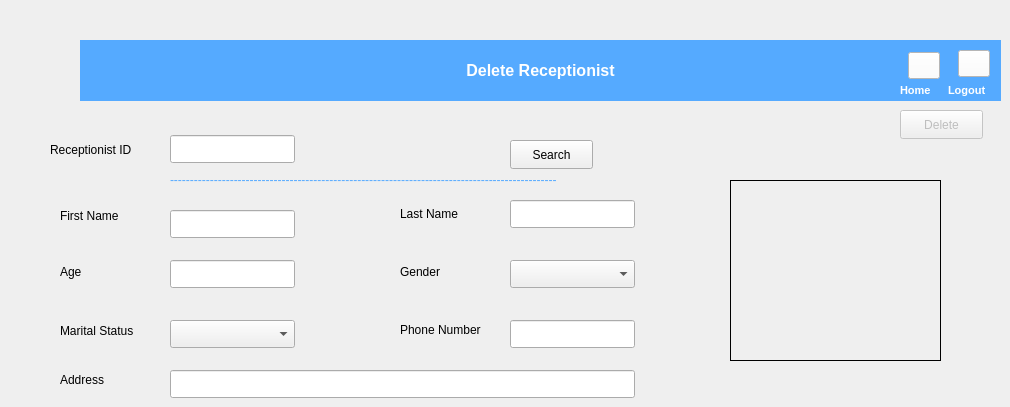
   <widget class="QWidget" name="tab_2">
    <attribute name="title">
     <string>Delete Receptionist</string>
    </attribute>
    <widget class="QLabel" name="label_15">
     <property name="geometry">
      <rect>
       <x>400</x>
       <y>200</y>
       <width>70</width>
       <height>28</height>
      </rect>
     </property>
     <property name="text">
      <string>Last Name</string>
     </property>
    </widget>
    <widget class="QLineEdit" name="receptionist_last_name_3">
     <property name="geometry">
      <rect>
       <x>510</x>
       <y>200</y>
       <width>125</width>
       <height>28</height>
      </rect>
     </property>
    </widget>
    <widget class="QLineEdit" name="receptionist_id_3">
     <property name="geometry">
      <rect>
       <x>170</x>
       <y>135</y>
       <width>125</width>
       <height>28</height>
      </rect>
     </property>
    </widget>
    <widget class="QLineEdit" name="receptionist_first_name_3">
     <property name="geometry">
      <rect>
       <x>170</x>
       <y>210</y>
       <width>125</width>
       <height>28</height>
      </rect>
     </property>
    </widget>
    <widget class="QPushButton" name="search_pushButton_3">
     <property name="geometry">
      <rect>
       <x>510</x>
       <y>140</y>
       <width>83</width>
       <height>29</height>
      </rect>
     </property>
     <property name="text">
      <string>Search</string>
     </property>
    </widget>
    <widget class="QLabel" name="label_16">
     <property name="geometry">
      <rect>
       <x>60</x>
       <y>370</y>
       <width>63</width>
       <height>20</height>
      </rect>
     </property>
     <property name="text">
      <string>Address</string>
     </property>
    </widget>
    <widget class="QLabel" name="label_19">
     <property name="geometry">
      <rect>
       <x>60</x>
       <y>202</y>
       <width>71</width>
       <height>28</height>
      </rect>
     </property>
     <property name="text">
      <string>First Name</string>
     </property>
    </widget>
    <widget class="QLabel" name="label_20">
     <property name="geometry">
      <rect>
       <x>400</x>
       <y>262</y>
       <width>63</width>
       <height>20</height>
      </rect>
     </property>
     <property name="text">
      <string>Gender</string>
     </property>
    </widget>
    <widget class="QLabel" name="label_21">
     <property name="geometry">
      <rect>
       <x>60</x>
       <y>262</y>
       <width>63</width>
       <height>20</height>
      </rect>
     </property>
     <property name="text">
      <string>Age</string>
     </property>
    </widget>
    <widget class="QComboBox" name="receptionist_gender_3">
     <property name="geometry">
      <rect>
       <x>510</x>
       <y>260</y>
       <width>125</width>
       <height>28</height>
      </rect>
     </property>
     <property name="currentIndex">
      <number>-1</number>
     </property>
     <item>
      <property name="text">
       <string>Male</string>
      </property>
     </item>
     <item>
      <property name="text">
       <string>Female</string>
      </property>
     </item>
    </widget>
    <widget class="QPushButton" name="delete_pushButton">
     <property name="enabled">
      <bool>false</bool>
     </property>
     <property name="geometry">
      <rect>
       <x>900</x>
       <y>110</y>
       <width>83</width>
       <height>29</height>
      </rect>
     </property>
     <property name="text">
      <string>Delete</string>
     </property>
    </widget>
    <widget class="QLineEdit" name="receptionist_age_3">
     <property name="geometry">
      <rect>
       <x>170</x>
       <y>260</y>
       <width>125</width>
       <height>28</height>
      </rect>
     </property>
    </widget>
    <widget class="QLabel" name="label_30">
     <property name="geometry">
      <rect>
       <x>60</x>
       <y>310</y>
       <width>131</width>
       <height>41</height>
      </rect>
     </property>
     <property name="text">
      <string>Marital Status</string>
     </property>
    </widget>
    <widget class="QLabel" name="label_34">
     <property name="geometry">
      <rect>
       <x>400</x>
       <y>320</y>
       <width>111</width>
       <height>20</height>
      </rect>
     </property>
     <property name="text">
      <string>Phone Number</string>
     </property>
    </widget>
    <widget class="QLineEdit" name="receptionist_address_3">
     <property name="geometry">
      <rect>
       <x>170</x>
       <y>370</y>
       <width>465</width>
       <height>28</height>
      </rect>
     </property>
    </widget>
    <widget class="QLabel" name="label_103">
     <property name="geometry">
      <rect>
       <x>80</x>
       <y>40</y>
       <width>921</width>
       <height>61</height>
      </rect>
     </property>
     <property name="font">
      <font>
       <pointsize>12</pointsize>
       <bold>true</bold>
      </font>
     </property>
     <property name="autoFillBackground">
      <bool>false</bool>
     </property>
     <property name="styleSheet">
      <string notr="true">background-color: rgb(85, 170, 255);
color: rgb(255, 255, 255);</string>
     </property>
     <property name="text">
      <string>Delete Receptionist</string>
     </property>
     <property name="alignment">
      <set>Qt::AlignCenter</set>
     </property>
     <property name="wordWrap">
      <bool>false</bool>
     </property>
     <property name="margin">
      <number>0</number>
     </property>
     <property name="indent">
      <number>-1</number>
     </property>
    </widget>
    <widget class="QLabel" name="img_3">
     <property name="geometry">
      <rect>
       <x>0</x>
       <y>35</y>
       <width>121</width>
       <height>71</height>
      </rect>
     </property>
     <property name="text">
      <string/>
     </property>
     <property name="pixmap">
      <pixmap resource="resource.qrc">:/images/add.png</pixmap>
     </property>
     <property name="scaledContents">
      <bool>true</bool>
     </property>
    </widget>
    <widget class="QLabel" name="label_37">
     <property name="geometry">
      <rect>
       <x>948</x>
       <y>80</y>
       <width>51</width>
       <height>20</height>
      </rect>
     </property>
     <property name="font">
      <font>
       <pointsize>8</pointsize>
       <bold>true</bold>
      </font>
     </property>
     <property name="styleSheet">
      <string notr="true">color: rgb(255, 255, 255);</string>
     </property>
     <property name="text">
      <string>Logout</string>
     </property>
    </widget>
    <widget class="QPushButton" name="logout_pushButton_3">
     <property name="geometry">
      <rect>
       <x>958</x>
       <y>50</y>
       <width>32</width>
       <height>27</height>
      </rect>
     </property>
     <property name="styleSheet">
      <string notr="true">background-color: rgb(255, 255, 255);</string>
     </property>
     <property name="text">
      <string/>
     </property>
     <property name="icon">
      <iconset resource="resource.qrc">
       <normaloff>:/images/logout.png</normaloff>:/images/logout.png</iconset>
     </property>
     <property name="iconSize">
      <size>
       <width>24</width>
       <height>24</height>
      </size>
     </property>
    </widget>
    <widget class="QPushButton" name="home_pushButton_3">
     <property name="geometry">
      <rect>
       <x>908</x>
       <y>52</y>
       <width>32</width>
       <height>27</height>
      </rect>
     </property>
     <property name="styleSheet">
      <string notr="true">background-color: rgb(255, 255, 255);</string>
     </property>
     <property name="text">
      <string/>
     </property>
     <property name="icon">
      <iconset resource="resource.qrc">
       <normaloff>:/images/home.png</normaloff>:/images/home.png</iconset>
     </property>
     <property name="iconSize">
      <size>
       <width>24</width>
       <height>24</height>
      </size>
     </property>
    </widget>
    <widget class="QLabel" name="label_38">
     <property name="geometry">
      <rect>
       <x>900</x>
       <y>80</y>
       <width>51</width>
       <height>20</height>
      </rect>
     </property>
     <property name="font">
      <font>
       <pointsize>8</pointsize>
       <bold>true</bold>
       <kerning>true</kerning>
      </font>
     </property>
     <property name="styleSheet">
      <string notr="true">color: rgb(255, 255, 255);</string>
     </property>
     <property name="text">
      <string>Home</string>
     </property>
    </widget>
    <widget class="QLabel" name="label_41">
     <property name="geometry">
      <rect>
       <x>170</x>
       <y>170</y>
       <width>461</width>
       <height>20</height>
      </rect>
     </property>
     <property name="styleSheet">
      <string notr="true">color: rgb(85, 170, 255);</string>
     </property>
     <property name="text">
      <string>-------------------------------------------------------------------------------------------------</string>
     </property>
    </widget>
    <widget class="QComboBox" name="receptionist_marital_status_3">
     <property name="geometry">
      <rect>
       <x>170</x>
       <y>320</y>
       <width>125</width>
       <height>28</height>
      </rect>
     </property>
     <property name="currentIndex">
      <number>-1</number>
     </property>
     <item>
      <property name="text">
       <string>Single</string>
      </property>
     </item>
     <item>
      <property name="text">
       <string>Married</string>
      </property>
     </item>
     <item>
      <property name="text">
       <string>Divorced</string>
      </property>
     </item>
     <item>
      <property name="text">
       <string>Widowed</string>
      </property>
     </item>
    </widget>
    <widget class="QLineEdit" name="receptionist_phone_number_3">
     <property name="geometry">
      <rect>
       <x>510</x>
       <y>320</y>
       <width>125</width>
       <height>28</height>
      </rect>
     </property>
    </widget>
    <widget class="QLabel" name="img_1_3">
     <property name="geometry">
      <rect>
       <x>730</x>
       <y>180</y>
       <width>211</width>
       <height>181</height>
      </rect>
     </property>
     <property name="frameShape">
      <enum>QFrame::Box</enum>
     </property>
     <property name="text">
      <string/>
     </property>
     <property name="pixmap">
      <pixmap resource="resource.qrc">:/images/user.png</pixmap>
     </property>
     <property name="scaledContents">
      <bool>true</bool>
     </property>
    </widget>
    <widget class="QLabel" name="label_18">
     <property name="geometry">
      <rect>
       <x>50</x>
       <y>140</y>
       <width>121</width>
       <height>20</height>
      </rect>
     </property>
     <property name="text">
      <string>Receptionist ID</string>
     </property>
    </widget>
   </widget>
